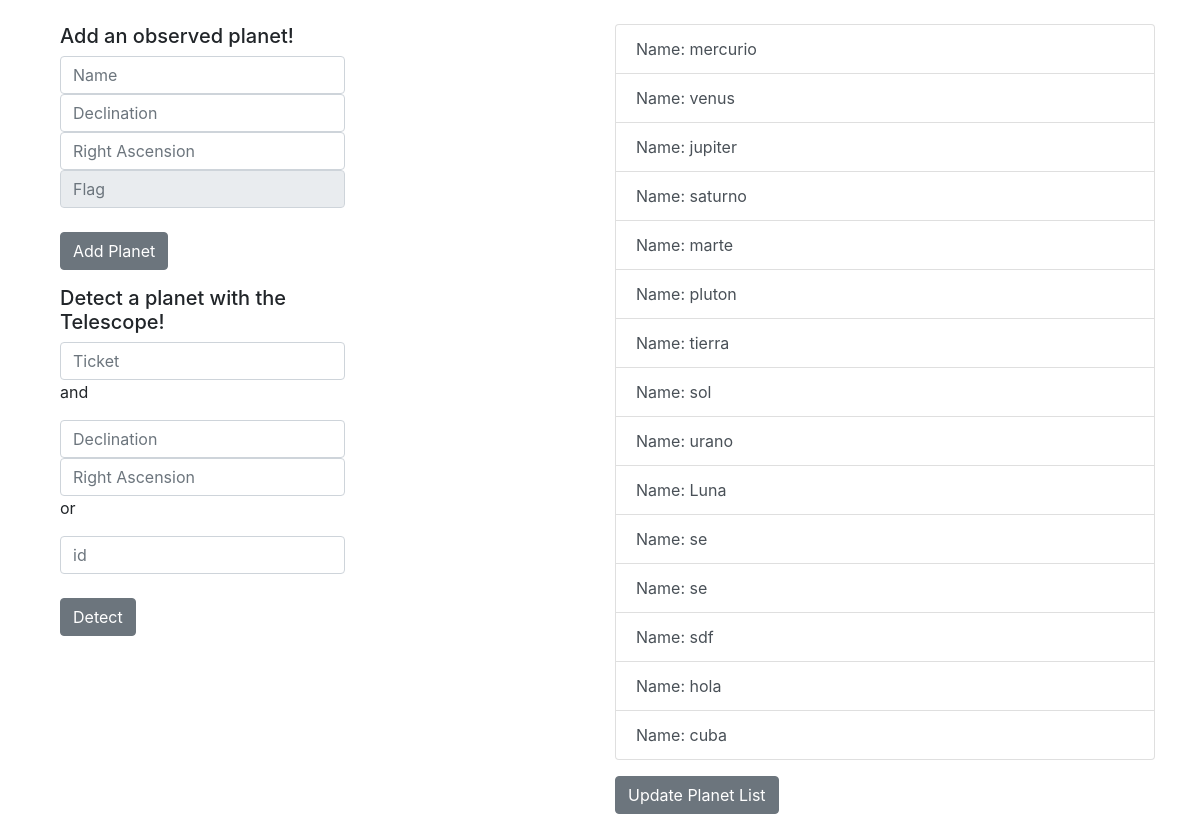
Page / (signed in) on the earlier database version.
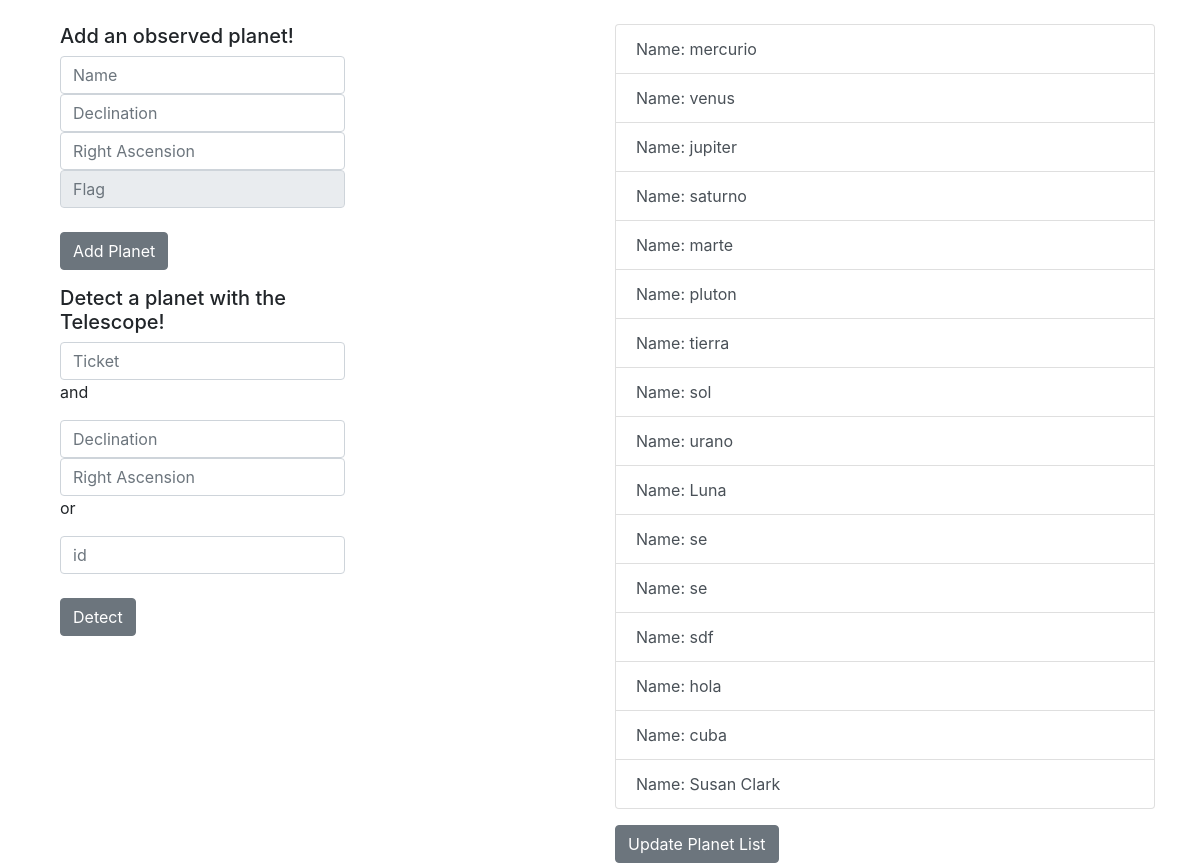
Same page on the later database version.
### planet.py (models this page shows, shortened)
class Planet(db.Model):
    id = db.Column('dateaseId', db.Integer, primary_key=True)
    planetId = db.Column(db.String(100))
    name = db.Column(db.String(100))
    declination = db.Column(db.String(100))
    rightAscension = db.Column(db.String(100))
    location = db.Column(db.String(100))
    flag = db.Column(db.String(100))

### routes.py (the view)
@routes.route('/')
@is_logged_in
def index():
    planets = Planet.query.all()
    if request.method == 'POST':
        planets = Planet.query.all()
        return render_template('index.html', planets=planets)
    return render_template("index.html", planets=planets)

### routes.py (called while the page is built)
def is_logged_in(f):
    @wraps(f)
    def wrap(*args, **kwargs):
        if 'logged_in' in session:
            return f(*args, **kwargs)
        else:
            return redirect(url_for('routes.login'))
    return wrap

### templates/index.html (shortened to what this page needs)
<!DOCTYPE html>
<html lang="en">
<head>
    <link rel="stylesheet" href="/static/css/styles.css">
    <link rel="stylesheet" href="https://maxcdn.bootstrapcdn.com/bootstrap/4.0.0/css/bootstrap.min.css"
>
</head>
<body>
<div class="container">
    <div class="row">
        <div class="col-md-6 mt-4">
            <div class="col-md-7">
                <h5>Add an observed planet!</h5>
                <input id="name" type="text" placeholder="Name" class="form-control">
                <input id="declination" type="text" placeholder="Declination" class="form-control">
                <input id="rightAscension" type="text" placeholder="Right Ascension" class="form-control">
                <input id="flag" type="text" placeholder="Flag" disabled class="form-control">
                <br>
                <button class="btn btn-secondary" id=" submit2" onClick="addPlanet(this.id)">Add Planet</button>
            </div>
            <div class="mt-3 col-md-7">
                <h5>Detect a planet with the Telescope!</h5>
                <input id="ticket" type="text" placeholder="Ticket" class="form-control">
                <p> and </p>
                <input id="declination2" type="text" placeholder="Declination" class="form-control">
                <input id="rightAscension2" type="text" placeholder="Right Ascension" class="form-control">
                <p> or </p>
                <input id="planetId" type="text" placeholder="id" class="form-control">
                <br>
                <button class="btn btn-secondary" id=" submit1" onClick="getPlanet(this.id)">Detect</button>
            </div>
        </div>
        <div class="col-md-6 mt-4">
            <div class="list-group">
                {% for planet in planets %}
                    <a href="/planet_details?name={{ planet.name }}" class="list-group-item list-group-item-action">Name: {{ planet.name }}</a>
                {% endfor %}
            </div>
            <a class="btn btn-secondary mt-3" href="/" role="button">Update Planet List</a>
        </div>
    </div>
</div>
</body>
</html>

Differences in the rows shown:
added Planet: name "Susan Clark"
